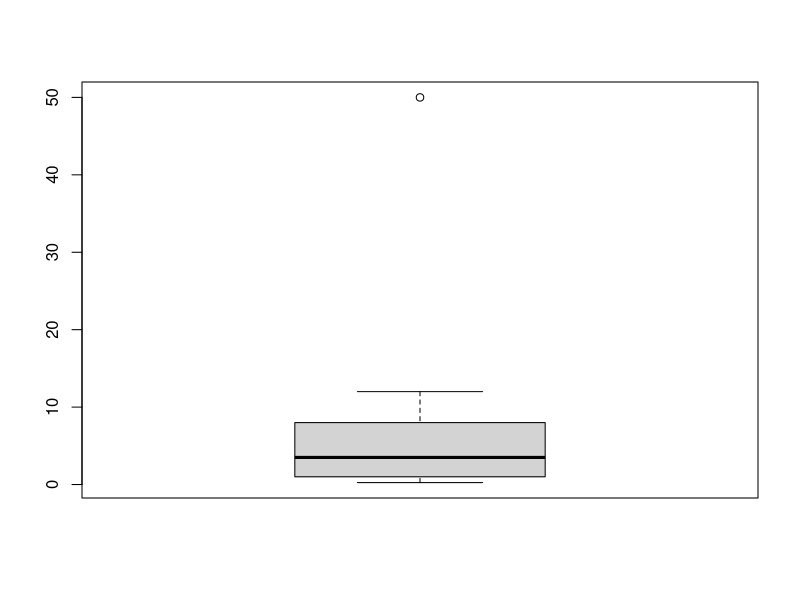
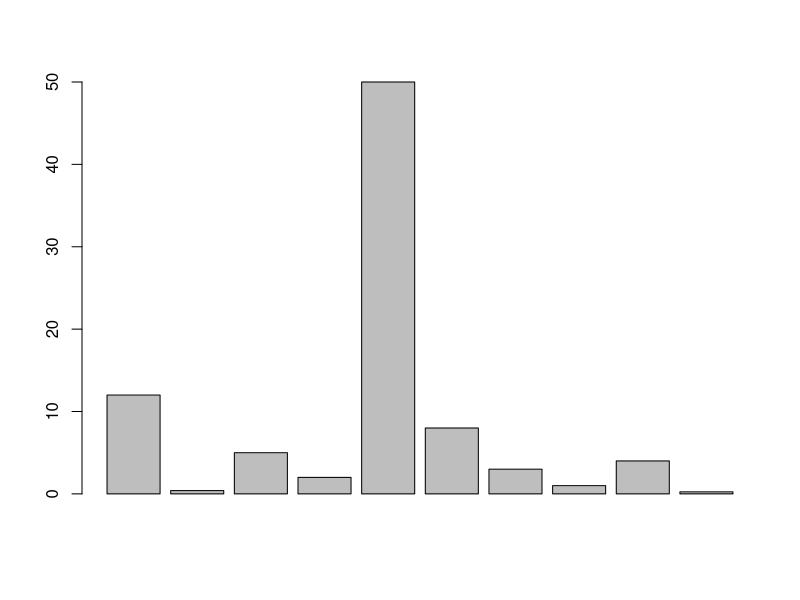
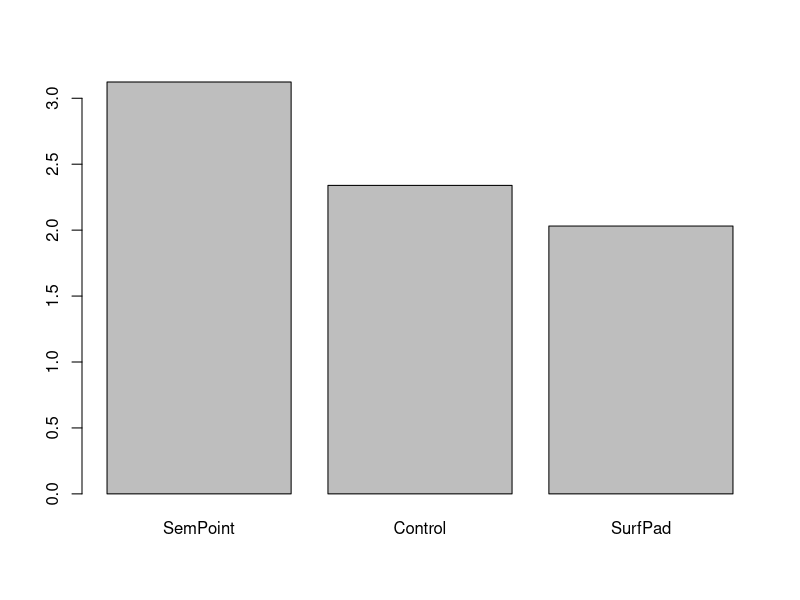
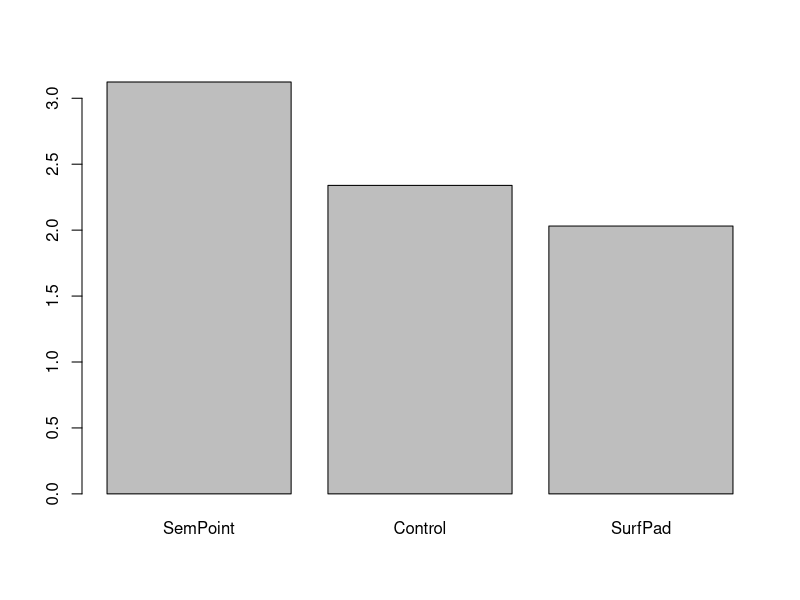

Write the R code that produced these figures, in order.
library("gplots")

v = c(12, .4, 5, 2, 50, 8, 3, 1, 4, .25) # data

#q1
percentile = quantile(v,0.90);

#q2
boxplot(v);
barplot(v);

data = read.table("./data.txt", header=TRUE, sep=",")
participant2SurfPad=subset(data,Participant==2 & Technique=="SurfPad")
TempsMoyen = mean(participant2SurfPad[,"Time"])

techniques=unique(data$Technique)



#q3
tempsMoyenTechnique = function(data, technique){
  vector = subset(data, Technique==technique)
  TempsMoyen = mean(vector[,"Time"])
  return(TempsMoyen)
}

#q4
TempsMoyensChaqueTech = sapply(techniques, tempsMoyenTechnique, data=data);

#q5
barplot(TempsMoyensChaqueTech, names=techniques);

#q6
tempsMoyenTechniqueSansErreur = function(data, technique){
  vector = subset(data, Technique == technique & Err == 0);
  TempsMoyen = mean(vector[,"Time"]);
  return(TempsMoyen);
}

TempsMoyensChaqueTechSE = sapply(techniques, tempsMoyenTechniqueSansErreur, data=data);

barplot(TempsMoyensChaqueTech, names=techniques);

#q7
calculIntervalleConf = function(sd, n){
  ci = 1.96 * (sd / sqrt(n))
  return(ci);
}
